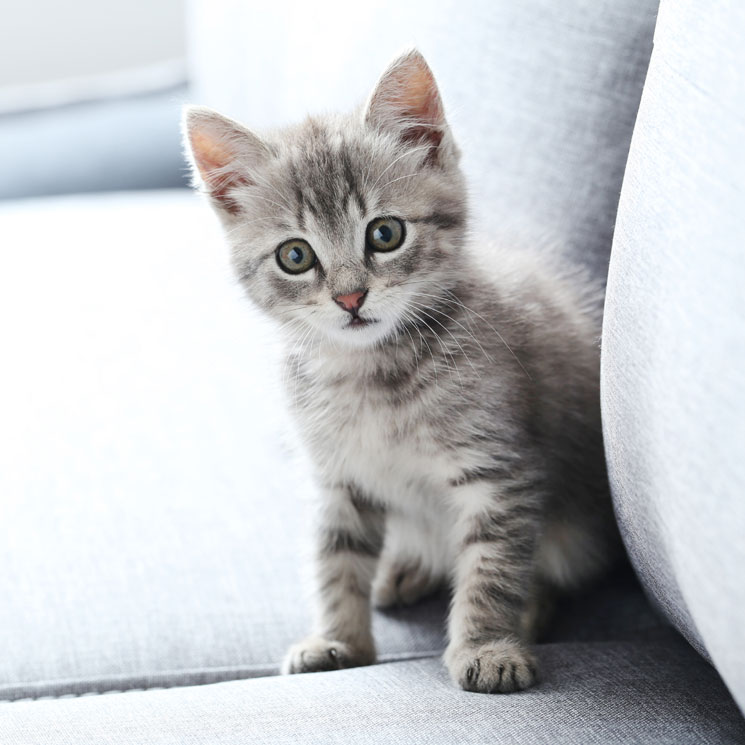
#> input picture Parcial/gatos-gestos-m.jpg, 745 x 745 px
$ python main.py
#> lines starting #> are read from the running program, lines starting #| are printed output that depends on the picture; after the words box and inside, x2 and y2 are one past the last pixel; in counts of white or black regions, pixels touching at a corner belong together; long printed decimals are rounded
### Parcial/transformaciones.py
import numpy as np
import cv2 as cv
import matplotlib.pyplot as plt

def importImage(ruta_imagen):
    return cv.imread(ruta_imagen)

def invertirImagen(ruta_imagen):
    return np.flipud(importImage(ruta_imagen))


def binarizar(image):
    gray = cv.cvtColor(importImage(image), cv.COLOR_BGR2GRAY)
    h, w = gray.shape[:2]
    m = np.reshape(gray, [1, w*h])
    mean = m.sum() / (w*h)
    print('mean:', mean)
    ret, binary = cv.threshold(gray, mean, 255, cv.THRESH_BINARY)
    return binary

def zoom(ruta_imagen):
    image = importImage(ruta_imagen)
    ancho = image.shape[1]
    alto = image.shape[0]
    return cv.resize(image,(int(ancho*0.1),int(alto*0.1)))


def rotar (ruta_imagen):
    image = importImage(ruta_imagen)
    ancho = image.shape[1]
    alto = image.shape[0]
    M = cv.getRotationMatrix2D((ancho//2,alto//2),30,1)
    imageOut = cv.warpAffine(image,M,(ancho,alto))
    return imageOut

def cambiarBrillo(ruta_imagen, brillo):
    image = importImage(ruta_imagen)
    image[image<255-brillo]+=brillo
    return image

def cambiarContraste(ruta_imagen):
    image = importImage(ruta_imagen)
    return cv.addWeighted(image, 2.5, np.zeros(image.shape, image.dtype), 0, 0)


#################################################################################################
# Descripcion:  Función para mostrar la capa roja de una imagen.
# Llamado:  capaRoja(Imagen).
# Parámetros:   Recibe una imagen.
# Imagen: Matriz de archivo (jpg).

# Retorna la imagen con solo su capa roja.
def capaRoja(Imagen):
    miImagen=plt.imread(Imagen)/255

    imagenRoja=np.copy(miImagen)
    imagenRoja[:,:,1]=0
    imagenRoja[:,:,2]=0

    return(imagenRoja)

#################################################################################################
# Descripcion:  Función para mostrar la capa verde de una imagen.
# Llamado:  capaVerde(Imagen).
# Parámetros:   Recibe una imagen.
# Imagen: Matriz de archivo (jpg).

# Retorna la imagen con solo su capa Verde.
def capaVerde(Imagen):
    miImagen=plt.imread(Imagen)/255

    imagenVerde=np.copy(miImagen)
    imagenVerde[:,:,0]=0
    imagenVerde[:,:,2]=0

    return(imagenVerde)

#################################################################################################
# Descripcion:  Función para mostrar la capa Azul de una imagen.
# Llamado:  capaAzul(Imagen).
# Parámetros:   Recibe una imagen.
# Imagen: Matriz de archivo (jpg).

# Retorna la imagen con solo su capa Azul.
def capaAzul(Imagen):
    miImagen=plt.imread(Imagen)/255

    imagenAzul=np.copy(miImagen)
    imagenAzul[:,:,0]=0
    imagenAzul[:,:,1]=0

    return(imagenAzul)

#################################################################################################
# Descripcion:  Función para mostrar la capa cian de una imagen.
# Llamado:  capaCian(Imagen).
# Parámetros:   Recibe una imagen.
# Imagen: Matriz de archivo (jpg).

# Retorna la imagen con solo su capa Cian.
def capaCian(Imagen):
    miImagen=plt.imread(Imagen)/255

    imagenCian=np.copy(miImagen)
    imagenCian[:,:,1]=1
    imagenCian[:,:,2]=1

    return(imagenCian)

#################################################################################################
# Descripcion:  Función para mostrar la capa magenta de una imagen.
# Llamado:  capaMagenta(Imagen).
# Parámetros:   Recibe una imagen.
# Imagen: Matriz de archivo (jpg).

# Retorna la imagen con solo su capa Magenta.
def capaMagenta(Imagen):
    miImagen=plt.imread(Imagen)/255

    imagenMagenta=np.copy(miImagen)
    imagenMagenta[:,:,0]=1
    imagenMagenta[:,:,2]=1

    return(imagenMagenta)

#################################################################################################
# Descripcion:  Función para mostrar la capa Amarilla de una imagen.
# Llamado:  capaAmarilla(Imagen).
# Parámetros:   Recibe una imagen.
# Imagen: Matriz de archivo (jpg).

# Retorna la imagen con solo su capa Amarilla.
def capaAmarilla(Imagen):
    miImagen=plt.imread(Imagen)/255

    imagenAmarilla=np.copy(miImagen)
    imagenAmarilla[:,:,0]=1
    imagenAmarilla[:,:,1]=1

    return(imagenAmarilla)

### Parcial/main.py
import numpy as np
import cv2 as cv

import matplotlib.pyplot as plt

from transformaciones import *


def basicas():
    width=5
    height=5
    rows = 2
    cols = 3
    axes=[]
    axes2=[]
    img = cv.imread('./gatos-gestos-m.jpg')
#> img is the input picture: shape (745, 745, 3); mean B, G, R 199.4, 196.6, 194.5
    fig=plt.figure('Transformaciones básicas de una imagen')
    flip_up = np.flipud(img)


    axes.append( fig.add_subplot(rows, cols, 1) )
    subplot_title=("Imagen Original")
    axes[-1].set_title(subplot_title)
    plt.imshow(importImage('./gatos-gestos-m.jpg'))

    axes.append( fig.add_subplot(rows, cols, 2) )
    subplot_title=("Imagen con brillo alterado")
    axes[-1].set_title(subplot_title)
    plt.imshow(cambiarBrillo('./gatos-gestos-m.jpg', 40))

    axes.append( fig.add_subplot(rows, cols, 3) )
    subplot_title=("Imagen con contraset alterado")
    axes[-1].set_title(subplot_title)
    plt.imshow(cambiarContraste('./gatos-gestos-m.jpg'))

    fig.tight_layout()
    plt.show()
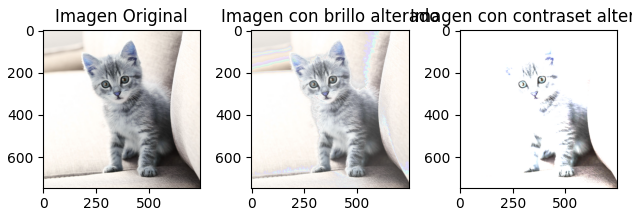
#> figure drawn by matplotlib, 3 panels; B, G, R data is drawn as R, G, B

def digitales():
    width=5
    height=5
    rows = 2
    cols = 3
    axes=[]
    axes2=[]
    img = cv.imread('./gatos-gestos-m.jpg')
    fig=plt.figure('Tratamiento digital una imagen')
    flip_up = np.flipud(img)


    axes.append( fig.add_subplot(rows, cols, 1) )
    subplot_title=("Imagen Original")
    axes[-1].set_title(subplot_title)
    plt.imshow(importImage('./gatos-gestos-m.jpg'))

    axes.append( fig.add_subplot(rows, cols, 2) )
    subplot_title=("Imagen Invertida")
    axes[-1].set_title(subplot_title)
    plt.imshow(invertirImagen('./gatos-gestos-m.jpg'))

    axes.append( fig.add_subplot(rows, cols, 3) )
    subplot_title=("Imagen Binarizada")
    axes[-1].set_title(subplot_title)
    plt.imshow(binarizar('./gatos-gestos-m.jpg'))
#> in binarizar, `mean = m.sum() / (w*h)`: mean = 196.3
#| mean: 196.294
#> in binarizar, `ret, binary = cv.threshold(gray, mean, 255, cv.THRESH_BINARY)`:
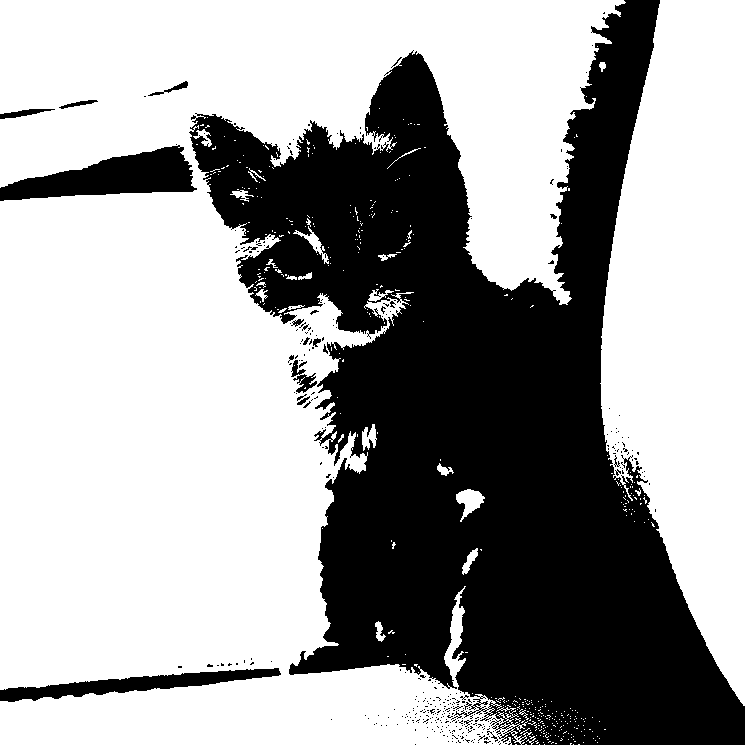
#> binary: shape (745, 745); 63.2% white; 354 black regions (333 under 20 px), largest, box (x1, y1, x2, y2) and area: (189, 0, 745, 745) 192796, (0, 145, 197, 201) 5862, (0, 668, 281, 702) 3405
#> in binarizar, `ret, binary = cv.threshold(gray, mean, 255, cv.THRESH_BINARY)`: ret = 196

    axes.append( fig.add_subplot(rows, cols, 4) )
    subplot_title=("Imagen con zoom")
    axes[-1].set_title(subplot_title)
    plt.imshow(zoom('./gatos-gestos-m.jpg'))

    axes.append( fig.add_subplot(rows, cols, 5) )
    subplot_title=("Imagen con zoom")
    axes[-1].set_title(subplot_title)
    plt.imshow(rotar('./gatos-gestos-m.jpg'))


    fig.tight_layout()
    plt.show()
#> figure, not shown here; B, G, R data is drawn as R, G, B

def rgb_cmyk(imagen):

#> called with imagen = './gatos-gestos-m.jpg'
    plt.figure('Capas RGB y CMYK de una imagen')
    plt.subplot(2,3,1)
    plt.title('imagen Roja')
    imagenRoja=capaRoja(imagen)
    print(imagenRoja)
#> (printed output is left out)
    plt.imshow(imagenRoja)

    plt.subplot(2,3,2)
    plt.title('imagen Verde')
    imagenVerde=capaVerde(imagen)
#> in capaVerde, `imagenVerde[:,:,2]=0`:
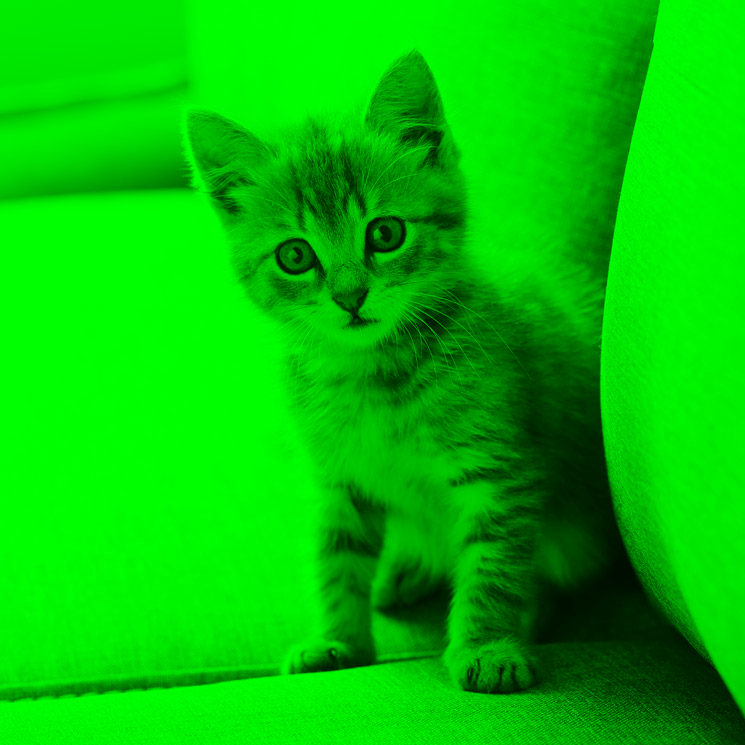
#> imagenVerde: shape (745, 745, 3) float64; mean R, G, B 0, 0.771, 0
    plt.imshow(imagenVerde)

    plt.subplot(2,3,3)
    plt.title('imagen Azul')
    imagenAzul=capaAzul(imagen)
#> in capaAzul, `imagenAzul[:,:,1]=0`:
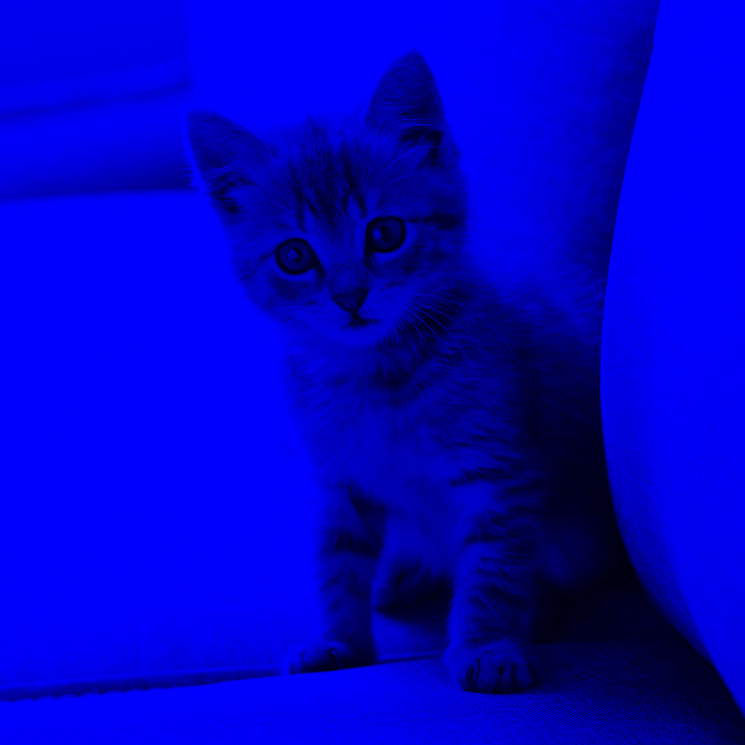
#> imagenAzul: shape (745, 745, 3) float64; mean R, G, B 0, 0, 0.782
    plt.imshow(imagenAzul)

    plt.subplot(2,3,4)
    plt.title('imagen Cian')
    imagenCian=capaCian(imagen)
#> in capaCian, `imagenCian[:,:,2]=1`:
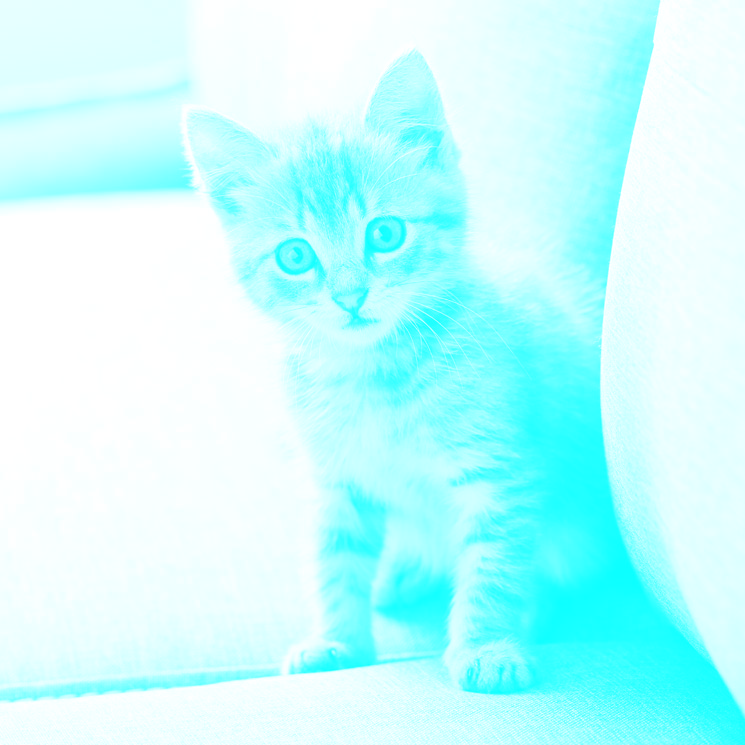
#> imagenCian: shape (745, 745, 3) float64; mean R, G, B 0.763, 1, 1
    plt.imshow(imagenCian)

    plt.subplot(2,3,5)
    plt.title('imagen Magenta')
    imagenMagenta=capaMagenta(imagen)
#> in capaMagenta, `imagenMagenta[:,:,2]=1`:
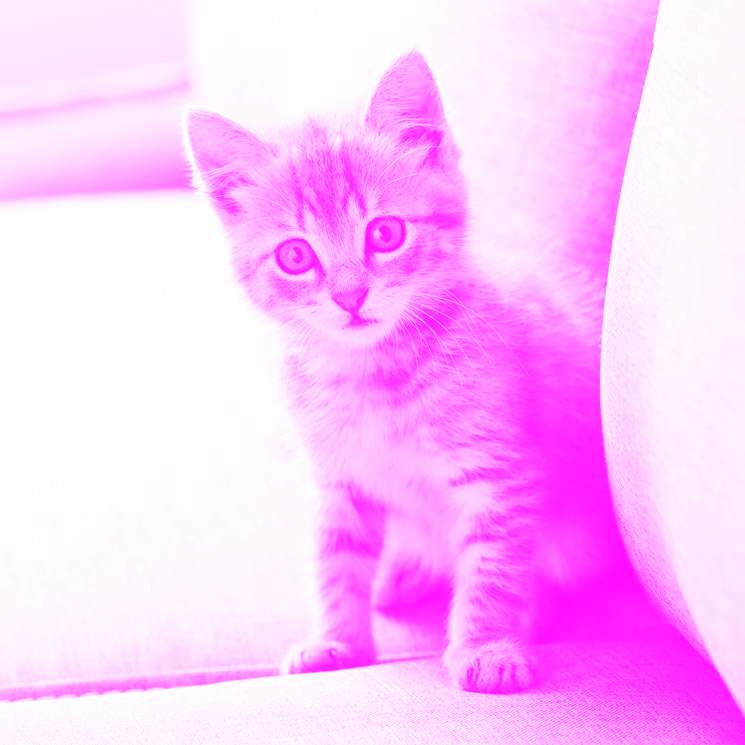
#> imagenMagenta: shape (745, 745, 3) float64; mean R, G, B 1, 0.771, 1
    plt.imshow(imagenMagenta)

    plt.subplot(2,3,6)
    plt.title('imagen Amarilla')
    imagenAmarilla=capaAmarilla(imagen)
#> in capaAmarilla, `imagenAmarilla[:,:,1]=1`:
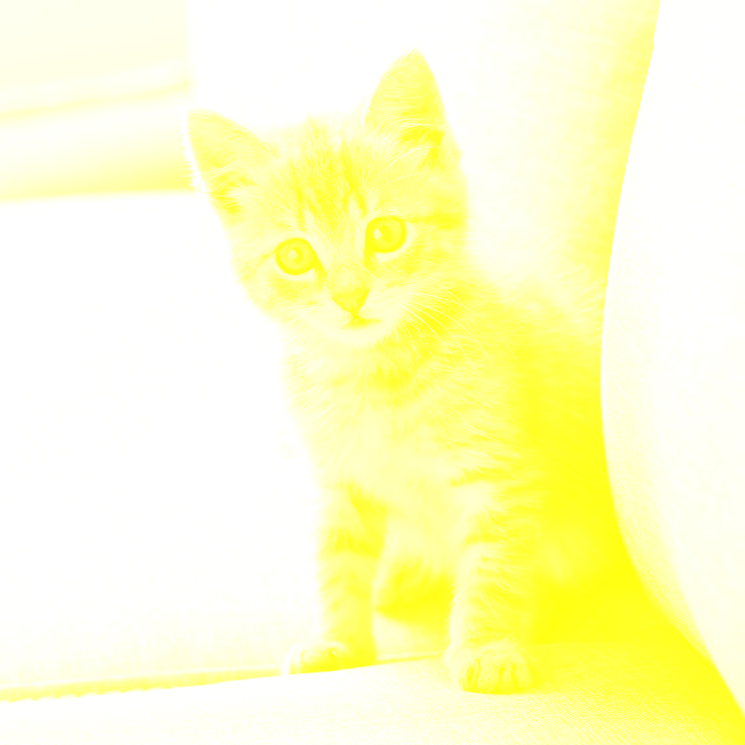
#> imagenAmarilla: shape (745, 745, 3) float64; mean R, G, B 1, 1, 0.782
    plt.imshow(imagenAmarilla)

    plt.show()


basicas()
digitales()
rgb_cmyk('./gatos-gestos-m.jpg')
